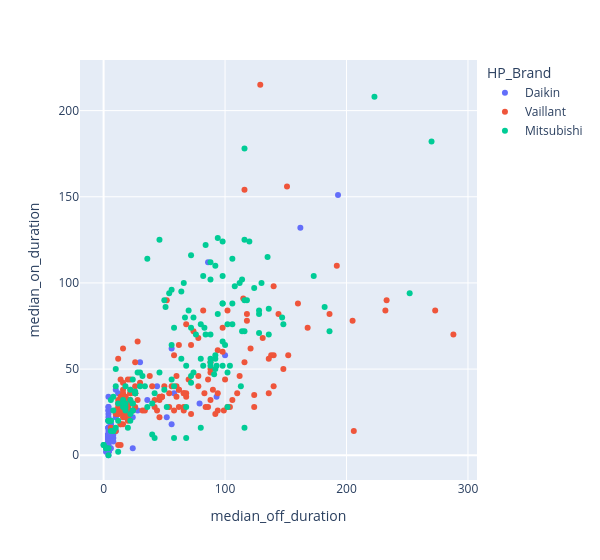

The code cell stored with this chart in its notebook:
### Code cell
fig = px.scatter(groups, x="median_off_duration", y="median_on_duration", color="HP_Brand", title="", width=600)
fig.show()

### Figure 1 — Plotly figure (JSON) as saved in the notebook; plotly's stock layout.template omitted (floating-point values rounded to 4 significant figures; data arrays with more than 128 entries replaced by an {"elided": "..."} marker saying what was removed)
{"data": [{"hovertemplate": "HP_Brand=Daikin<br>median_off_duration=%{x}<br>median_on_duration=%{y}<extra></extra>", "legendgroup": "Daikin", "marker": {"color": "#636efa", "symbol": "circle"}, "mode": "markers", "name": "Daikin", "orientation": "v", "showlegend": true, "type": "scatter", "x": [4, 4, 4, 10, 4, 4, 4, 6, 4, 4, 6, 6, 52, 4, 4, 4, 4, 4, 193, 4, 162, 4, 4, 4, 4, 4, 28, 36, 4, 58, 4, 12, 4, 4, 4, 6, 6, 4, 4, 4, 4, 4, 4, 4, 4, 4, 86, 6, 4, 4, 4, 4, 4, 4, 4, 4, 4, 4, 79, 24, 4, 4, 4, 4, 4, 4, 4, 4, 4, 30, 4, 4, 4, 4, 4, 6, 4, 44, 56, 4, 18, 4, 4, 4, 4, 6, 56, 2, 4, 24, 6, 4, 4, 4, 6, 8, 100, 8, 93, 4, 6, 10, 4, 8, 10, 4, 4, 4, 6, 4, 4, 6], "xaxis": "x", "y": [4, 20, 8, 14, 10, 10, 12, 12, 12, 6, 18, 14, 22, 20, 10, 2, 4, 8, 151, 12, 132, 12, 12, 10, 4, 12, 26, 32, 10, 36, 12, 36, 8, 10, 12, 12, 12, 12, 2, 12, 2, 16, 2, 26, 10, 10, 112, 10, 4, 10, 24, 10, 12, 16, 22, 8, 10, 20, 30, 4, 12, 4, 26, 12, 0, 2, 14, 4, 16, 54, 10, 10, 12, 10, 10, 18, 10, 40, 62, 10, 32, 12, 28, 4, 4, 4, 18, 2, 16, 22, 10, 12, 28, 8, 14, 10, 58, 12, 34, 34, 16, 38, 2, 8, 22, 6, 4, 12, 12, 12, 16, 12], "yaxis": "y"}, {"hovertemplate": "HP_Brand=Vaillant<br>median_off_duration=%{x}<br>median_on_duration=%{y}<extra></extra>", "legendgroup": "Vaillant", "marker": {"color": "#EF553B", "symbol": "circle"}, "mode": "markers", "name": "Vaillant", "orientation": "v", "showlegend": true, "type": "scatter", "x": {"elided": "171 int values"}, "xaxis": "x", "y": {"elided": "171 int values"}, "yaxis": "y"}, {"hovertemplate": "HP_Brand=Mitsubishi<br>median_off_duration=%{x}<br>median_on_duration=%{y}<extra></extra>", "legendgroup": "Mitsubishi", "marker": {"color": "#00cc96", "symbol": "circle"}, "mode": "markers", "name": "Mitsubishi", "orientation": "v", "showlegend": true, "type": "scatter", "x": {"elided": "145 int values"}, "xaxis": "x", "y": {"elided": "145 int values"}, "yaxis": "y"}], "layout": {"legend": {"title": {"text": "HP_Brand"}, "tracegroupgap": 0}, "margin": {"t": 60}, "width": 600, "xaxis": {"anchor": "y", "domain": [0, 1], "title": {"text": "median_off_duration"}}, "yaxis": {"anchor": "x", "domain": [0, 1], "title": {"text": "median_on_duration"}}}}
